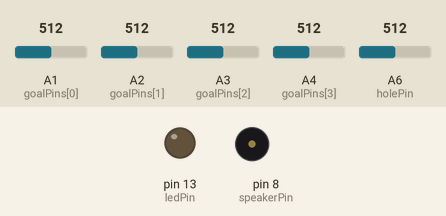
This sketch was run on a simulated Arduino Nano, built with avr-gcc and run on an emulated ATmega328P. On the bench: output pins drawn as LEDs (lit = HIGH), buzzer (waves = sounding). The inputs (shaded band) are chosen by the test bench; at power-on: A1 (goalPins[0]) = 512, A2 (goalPins[1]) = 512, A3 (goalPins[2]) = 512, A4 (goalPins[3]) = 512, A6 (holePin) = 512.

Above: at 0.15 s.
At 7.27 s:
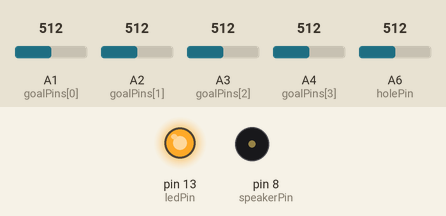
Timing chart, 0 to 7.1 s (numbered marks = the images above):
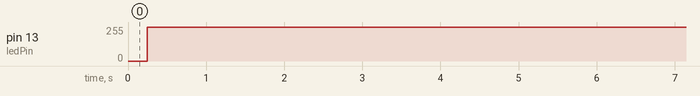

The sketch:

OnScorePrototype.ino
```cpp
/*
  OnScorePrototype
  Modified from Arduino IDE example 02.ToneMelody, 02.Button, and 02.BlinkWithoutDelay

  Plays a melody and blinks an LED when a button is pushed, progressing through tones when pressed in succession.
  A prototype of the onScore function for the mini pinball-like machine


  circuit:
  - 8 ohm speaker on digital pin 8
  - LED attached from pin 13 to ground through 330 ohm resistor
  - pushbutton attached to pin 2 from +5V
  - 10K resistor attached to pin 2 from ground

  created 21 Jan 2010
  by Tom Igoe
  modified 06 Apr 2025
  by Avis Chen
*/

// Declaration for score sensor (laser gates) identification
bool goalSensors[] = {0, 0, 0, 0};
const int goalPins[] = {A1, A2, A3, A4}; // Arranged in order of difficulty
int numGoals = 4;
bool activeGoal = 0;
int previousGoals[] = {0, 0, 0, 0};

// Declaration of score tracking variables
int playerScore = 0;
int scoringStreak = 0; // Keeps track of the number of recent goals, e.g. a combo tracker
int comboTimeLimit = 5000; // The upper limit on how long a combo can be sustained without a new goal. Modified by the difficulty of each goal.

// Declaration for sound variables
#include "pitches.h"
const int speakerPin = 8;

int note = NOTE_D4;
bool activeNote = 0;

// Declaration for LED variables
const int ledPin = 13;
int ledState = LOW;
int blinkSpeed = 175;  // interval at which to blink LEDs after scoring (milliseconds)
int numBlinks = 0; // Blink tracker
int maxBlinks = 3;
bool activeLED = 0;


// Declaration for uninteruptable time variables
unsigned long currentMillis = 0; // Stores the current time (duration the program has been running)
unsigned long previousMillisNote = 0;  // will store last time the speaker was updated
unsigned long previousMillisLED = 0;  // will store last time LED was updated
unsigned long previousGoal = 0; // Stores the last time a goal was scored

// Declaration of reset/lives variables
const int resetPin = 7;
const int holePin = A6;
int lives = 3;


void setup() {
  // initialize the LED pin as an output:
  pinMode(ledPin, OUTPUT);

  // Initialize laser gate pins as inputs
  for (int i = 0; i < numGoals; i++) {
    pinMode(goalPins[i], INPUT);
  }
}

void loop() {
  // If any goal sensors are tripped, provide the user with audiovisual feedback (LEDs and piezo buzzer) while incrementing the player's score

  currentMillis = millis(); // Store the current time to reference with "last activation" times

  // Checks if any laser gates have been tripped and stores the identity of any activated gates
  for (int i = 0; i < numGoals; i++) {
    goalSensors[i] = analogRead(goalPins[i]);

    if (goalSensors[i] < 1000) {
      previousGoals[i] = currentMillis;
      int timeSinceGoal = currentMillis - previousGoal;

      // Resets scoring streak
      if (timeSinceGoal < 200) {} // Prevents one goal from being counted twice

      else if (timeSinceGoal > comboTimeLimit) { // If the combo has expired, reset combo tracking variables and start a new combo
        scoringStreak = 1;
        comboTimeLimit = 5000;
        onScore(i);
      }
      else { // Scoring a goal during an active combo increases the combo and extends the time limit
        scoringStreak += 1;
        comboTimeLimit += (250 + (i * 500)); // Time extension is increased based on goal difficulty
        onScore(i);
      }
    }
  }

  if (analogRead(holePin) < 1000) {
    lives--;
    if (lives <= 0)
      reset();
  }

  // When the button is pressed, reset and trigger the operation of the LED and speaker

  // The following if cases should be redundant but the circuit behaves weirdly without them
  // If the LED has not completed its blinks, continue to blink
  if (activeLED) {
    ledBlink();
  }
  else { // Otherwise, turn it off
    digitalWrite(ledPin, LOW);
  }

    // If the note is not done playing, continue to play it
  if (activeNote) {
    playNote();
  }
  else { // Otherwise, turn it off
    noTone(speakerPin);
  }

}

int onScore(int goalID) {
  // Resets and enables the operation of the speaker and LED
  activeLED = 1;
  activeNote = 1;
  numBlinks = 0;
  previousGoal = currentMillis;
  previousMillisNote = currentMillis;

  switch (goalID) {
    case 0:
      playerScore += 50;
      break;
    case 1:
      playerScore += 100;
      break;
    case 2:
      playerScore += 200;
      break;
    case 3:
      playerScore += 250;
      break;
  }

  // Depending on how many recent goals have happened, reward the player with progressively more ceremonious lights and noises
  // The note progression is custom, I labbed it out on piano and ported it over to the code
  switch (scoringStreak) {
    case 1:
      maxBlinks = 3;
      blinkSpeed = 175;
      note = NOTE_D4;
      //playerScore += 100;
      break;
    case 2:
      maxBlinks = 4;
      blinkSpeed -= 20; // Blink faster with each goal, up to a point
      note = NOTE_E4;
      //playerScore += 125;
      break;
    case 3:
      maxBlinks = 5;
      blinkSpeed -= 20;
      note = NOTE_FS4;
      //playerScore += 150;
      break;
    case 4:
      maxBlinks = 6;
      blinkSpeed -= 20;
      note = NOTE_A4;
      //playerScore += 200;
      break;
    default: // Combo caps out at 5
      maxBlinks = 7;
      note = NOTE_D5;
      //playerScore += 250;
      break;
  }

}

int ledBlink() {
  int timeSinceBlink = currentMillis - previousMillisLED;
  // If a long time has passed, deactivate LEDs
  if (numBlinks >= maxBlinks) {
    activeLED = 0;
    ledState = LOW;
  }

  // If the button has been recently pushed, allow the LED to blink and play the melody
  if (activeLED) {
    //Blink the LED according to the LED speed (higher combo = faster blinks)
    if (timeSinceBlink >= blinkSpeed) {
      previousMillisLED = currentMillis;
      if (ledState == LOW) {
        ledState = HIGH;
      }
      else {
        ledState = LOW;
        numBlinks++;
      }
    }
  }

  digitalWrite(ledPin, ledState);

}


int playNote() {
  int timeSinceNote = currentMillis - previousMillisNote;

  // Play a note every time a goal is scored
  if (timeSinceNote <= 800) {
    tone(speakerPin, note);
  }
  else { // After the note is done being played, deactivate the speaker
    activeNote = 0;
    noTone(speakerPin);
  }
}

void reset() {
  // Reset the player's score and tracking variables to their starting values.
  scoringStreak = 0;
  previousGoal = 0;
  previousMillisLED = 0;
  previousMillisNote = 0;

  playerScore = 0;
  lives = 3;

  // Disable AV systems
  noTone(speakerPin);
  ledState = LOW;
  digitalWrite(ledPin, ledState);

}
```

pitches.h
```cpp
/*************************************************
   Public Constants
 *************************************************/

#define NOTE_B0 31
#define NOTE_C1 33
#define NOTE_CS1 35
#define NOTE_D1 37
#define NOTE_DS1 39
#define NOTE_E1 41
#define NOTE_F1 44
#define NOTE_FS1 46
#define NOTE_G1 49
#define NOTE_GS1 52
#define NOTE_A1 55
#define NOTE_AS1 58
#define NOTE_B1 62
#define NOTE_C2 65
#define NOTE_CS2 69
#define NOTE_D2 73
#define NOTE_DS2 78
#define NOTE_E2 82
#define NOTE_F2 87
#define NOTE_FS2 93
#define NOTE_G2 98
#define NOTE_GS2 104
#define NOTE_A2 110
#define NOTE_AS2 117
#define NOTE_B2 123
#define NOTE_C3 131
#define NOTE_CS3 139
#define NOTE_D3 147
#define NOTE_DS3 156
#define NOTE_E3 165
#define NOTE_F3 175
#define NOTE_FS3 185
#define NOTE_G3 196
#define NOTE_GS3 208
#define NOTE_A3 220
#define NOTE_AS3 233
#define NOTE_B3 247
#define NOTE_C4 262
#define NOTE_CS4 277
#define NOTE_D4 294
#define NOTE_DS4 311
#define NOTE_E4 330
#define NOTE_F4 349
#define NOTE_FS4 370
#define NOTE_G4 392
#define NOTE_GS4 415
#define NOTE_A4 440
#define NOTE_AS4 466
#define NOTE_B4 494
#define NOTE_C5 523
#define NOTE_CS5 554
#define NOTE_D5 587
#define NOTE_DS5 622
#define NOTE_E5 659
#define NOTE_F5 698
#define NOTE_FS5 740
#define NOTE_G5 784
#define NOTE_GS5 831
#define NOTE_A5 880
#define NOTE_AS5 932
#define NOTE_B5 988
#define NOTE_C6 1047
#define NOTE_CS6 1109
#define NOTE_D6 1175
#define NOTE_DS6 1245
#define NOTE_E6 1319
#define NOTE_F6 1397
#define NOTE_FS6 1480
#define NOTE_G6 1568
#define NOTE_GS6 1661
#define NOTE_A6 1760
#define NOTE_AS6 1865
#define NOTE_B6 1976
#define NOTE_C7 2093
#define NOTE_CS7 2217
#define NOTE_D7 2349
#define NOTE_DS7 2489
#define NOTE_E7 2637
#define NOTE_F7 2794
#define NOTE_FS7 2960
#define NOTE_G7 3136
#define NOTE_GS7 3322
#define NOTE_A7 3520
#define NOTE_AS7 3729
#define NOTE_B7 3951
#define NOTE_C8 4186
#define NOTE_CS8 4435
#define NOTE_D8 4699
#define NOTE_DS8 4978
```

Measured:
- by itself, pin 13 (ledPin): 0/255 → 254/255 at 0.24 s
